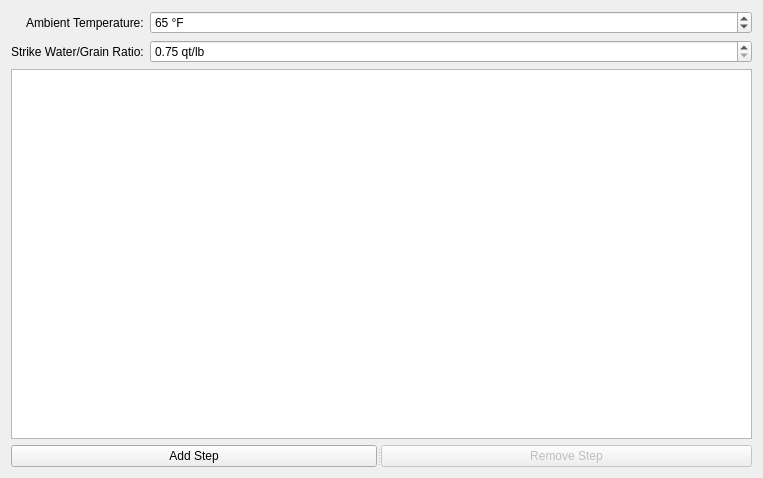
<?xml version="1.0" encoding="UTF-8"?>
<ui version="4.0">
 <class>TabMash</class>
 <widget class="QWidget" name="TabMash">
  <property name="geometry">
   <rect>
    <x>0</x>
    <y>0</y>
    <width>763</width>
    <height>478</height>
   </rect>
  </property>
  <property name="windowTitle">
   <string>Form</string>
  </property>
  <layout class="QVBoxLayout" name="verticalLayout">
   <item>
    <layout class="QFormLayout" name="formLayout">
     <property name="labelAlignment">
      <set>Qt::AlignRight|Qt::AlignTrailing|Qt::AlignVCenter</set>
     </property>
     <item row="0" column="0">
      <widget class="QLabel" name="lbl_ambient">
       <property name="text">
        <string>Ambient Temperature:</string>
       </property>
      </widget>
     </item>
     <item row="0" column="1">
      <widget class="QSpinBox" name="ambient">
       <property name="toolTip">
        <string>Starting temperature of the grains and mash tun.</string>
       </property>
       <property name="suffix">
        <string> °F</string>
       </property>
       <property name="minimum">
        <number>0</number>
       </property>
       <property name="maximum">
        <number>120</number>
       </property>
       <property name="value">
        <number>65</number>
       </property>
      </widget>
     </item>
     <item row="1" column="0">
      <widget class="QLabel" name="lbl_ratio">
       <property name="text">
        <string>Strike Water/Grain Ratio:</string>
       </property>
      </widget>
     </item>
     <item row="1" column="1">
      <widget class="QDoubleSpinBox" name="ratio">
       <property name="suffix">
        <string> qt/lb</string>
       </property>
       <property name="minimum">
        <double>0.750000000000000</double>
       </property>
       <property name="maximum">
        <double>2.500000000000000</double>
       </property>
       <property name="singleStep">
        <double>0.250000000000000</double>
       </property>
      </widget>
     </item>
    </layout>
   </item>
   <item>
    <widget class="QTableView" name="steps">
     <property name="sizePolicy">
      <sizepolicy hsizetype="Expanding" vsizetype="Expanding">
       <horstretch>0</horstretch>
       <verstretch>0</verstretch>
      </sizepolicy>
     </property>
     <property name="sizeAdjustPolicy">
      <enum>QAbstractScrollArea::AdjustToContents</enum>
     </property>
     <property name="showDropIndicator" stdset="0">
      <bool>false</bool>
     </property>
     <property name="alternatingRowColors">
      <bool>true</bool>
     </property>
     <property name="selectionMode">
      <enum>QAbstractItemView::SingleSelection</enum>
     </property>
     <property name="selectionBehavior">
      <enum>QAbstractItemView::SelectRows</enum>
     </property>
     <attribute name="verticalHeaderVisible">
      <bool>false</bool>
     </attribute>
    </widget>
   </item>
   <item>
    <widget class="QSplitter" name="s">
     <property name="orientation">
      <enum>Qt::Horizontal</enum>
     </property>
     <widget class="QPushButton" name="add">
      <property name="sizePolicy">
       <sizepolicy hsizetype="Minimum" vsizetype="Fixed">
        <horstretch>1</horstretch>
        <verstretch>0</verstretch>
       </sizepolicy>
      </property>
      <property name="text">
       <string>Add Step</string>
      </property>
     </widget>
     <widget class="QPushButton" name="remove">
      <property name="enabled">
       <bool>false</bool>
      </property>
      <property name="sizePolicy">
       <sizepolicy hsizetype="Minimum" vsizetype="Fixed">
        <horstretch>1</horstretch>
        <verstretch>0</verstretch>
       </sizepolicy>
      </property>
      <property name="text">
       <string>Remove Step</string>
      </property>
     </widget>
    </widget>
   </item>
  </layout>
 </widget>
 <resources/>
 <connections/>
</ui>
